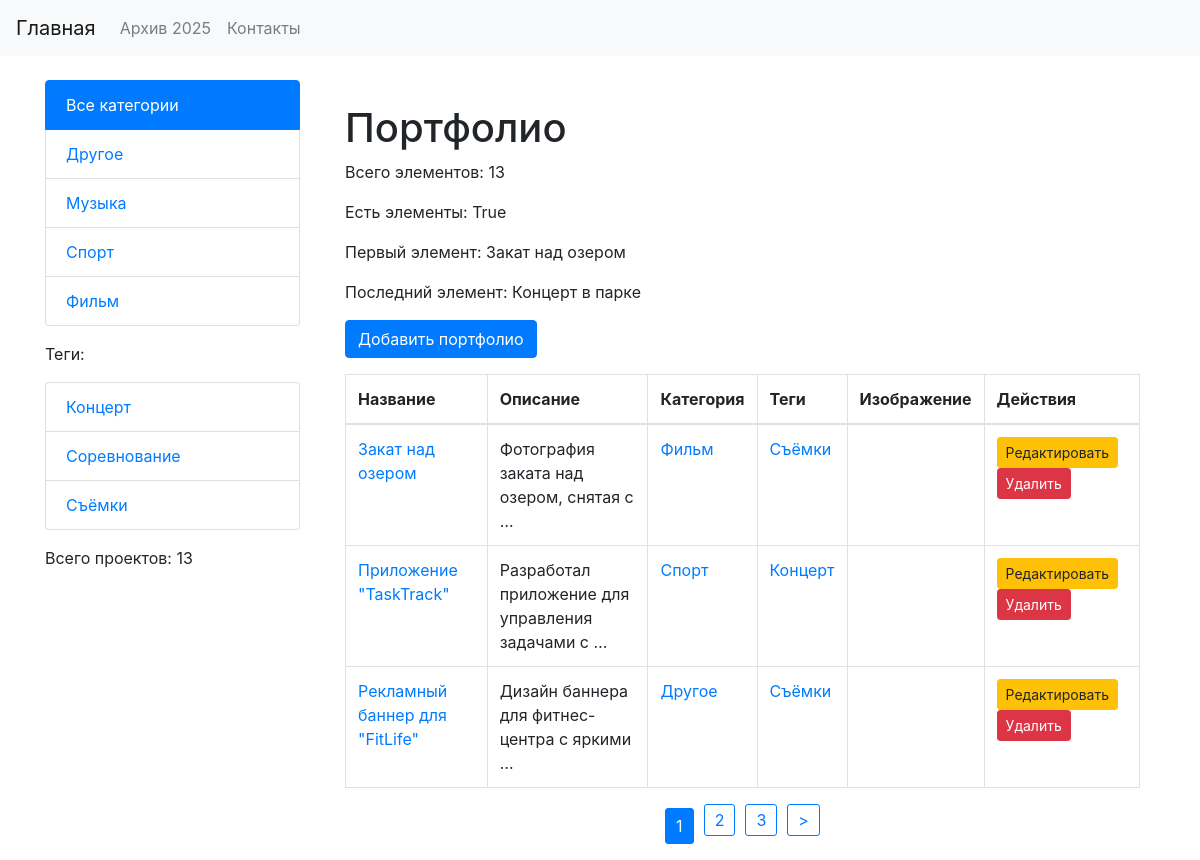
The page / on the database its author committed.
### portfolio/models.py (models this page shows, shortened)
class Category(models.Model):
    name = models.CharField("Название категории", max_length=100, db_index=True)
    slug = models.SlugField("Слаг", max_length=255, unique=True, db_index=True)
    class Meta:
        verbose_name = 'Категория'
        verbose_name_plural = 'Категории'

class Tag(models.Model):
    name = models.CharField("Название тега", max_length=100, db_index=True)
    slug = models.SlugField("Слаг", max_length=255, unique=True, db_index=True)
    class Meta:
        verbose_name = 'Тег'
        verbose_name_plural = 'Теги'

class PortfolioItem(models.Model):
    title = models.CharField("Название", max_length=255)
    description = models.TextField("Описание")
    image = models.ImageField("Изображение", upload_to='portfolio_images/', blank=True, null=True)
    created_at = models.DateTimeField("Дата создания", auto_now_add=True)
    updated_at = models.DateTimeField("Дата обновления", auto_now=True)
    slug = models.SlugField(max_length=255, unique=True, blank=True, null=True)
    is_published = models.BooleanField("Опубликовано", default=True)
    category = models.ForeignKey(
        Category,
        on_delete=models.PROTECT,
        related_name='portfolio_items',
        verbose_name="Категория",
        null=True,  # Временно, чтобы избежать ошибок
    )
    tags = models.ManyToManyField(
        Tag,
        blank=True,
        related_name='portfolio_items',
        verbose_name="Теги"
    )
    client = models.OneToOneField(
        Client,
        on_delete=models.SET_NULL,
        null=True,
        blank=True,
        related_name='portfolio_item',
        verbose_name="Клиент"
    )
    class Meta:
        verbose_name = 'Элемент портфолио'
        verbose_name_plural = 'Элементы портфолио'
    objects = models.Manager()
    published = PublishedManager()

### portfolio/views.py (the view)
# urls.py: path('', views.PortfolioListView.as_view(), name='portfolio_list'),
class PortfolioListView(DataMixin, ListView):
    model = PortfolioItem
    template_name = 'portfolio/index.html'
    context_object_name = 'items'
    title_page = 'Портфолио'
    def get_queryset(self):
        return PortfolioItem.published.all().order_by('-created_at')
    def get_context_data(self, **kwargs):
        context = super().get_context_data(**kwargs)
        context['item_count'] = self.get_queryset().count()
        context['has_items'] = context['item_count'] > 0
        context['first_item'] = self.get_queryset().first()
        context['last_item'] = self.get_queryset().last()
        return self.get_mixin_context(context)

### portfolio/converters.py (called while the page is built)
    def to_url(self, value):
        return f"{value:04d}"

### portfolio/models.py (called while the page is built)
    def get_queryset(self):
        return super().get_queryset().filter(is_published=True)

### portfolio/templatetags/portfolio_tags.py (called while the page is built)
@register.simple_tag
def portfolio_count():
    return PortfolioItem.objects.count()

@register.inclusion_tag('portfolio/partial_categories.html')
def show_categories(selected_cat_slug=None):
    categories = Category.objects.annotate(total=Count('portfolio_items')).filter(total__gt=0)
    return {'categories': categories, 'selected_cat_slug': selected_cat_slug}

@register.inclusion_tag('portfolio/partial_tags.html')
def show_tags():
    tags = Tag.objects.annotate(total=Count('portfolio_items')).filter(total__gt=0)
    return {'tags': tags}

### portfolio/utils.py (called while the page is built)
    def get_mixin_context(self, context, **kwargs):
        if self.title_page:
            context['title'] = self.title_page
        context['menu'] = menu
        context.update(kwargs)
        return context

### templates/portfolio/index.html (shortened to what this page needs)
{% extends 'portfolio/base.html' %}
{% block content %}
<div class="container mt-4">
    <h1>Портфолио</h1>
    <p>Всего элементов: {{ item_count }}</p>
    <p>Есть элементы: {{ has_items }}</p>
    {% if first_item %}
        <p>Первый элемент: {{ first_item.title }}</p>
    {% endif %}
    {% if last_item %}
        <p>Последний элемент: {{ last_item.title }}</p>
    {% endif %}
    <button type="button" class="btn btn-primary mb-3" id="create-portfolio" data-url="{% url 'portfolio:portfolio_create' %}">
        Добавить портфолио
    </button>
    <div id="portfolio-list">
        {% include 'portfolio/partial_portfolio_list.html' %}
    </div>
</div>
{% endblock %}

### templates/portfolio/base.html (shortened to what this page needs)
<!DOCTYPE html>
<html lang="ru">
<head>
    {% load static %}
    <link rel="stylesheet" href="{% static 'portfolio/bootstrap.min.css' %}">
</head>
<body>
    {% include 'portfolio/partial_nav.html' %}
    <div class="container mt-4">
        <div class="row">
            <div class="col-md-3">
                {% load portfolio_tags %}
                {% show_categories %}
                {% show_tags %}
                <div class="portfolio-count">
                    Всего проектов: {% portfolio_count %}
                </div>
            </div>
            <div class="col-md-9">
                {% block content %}{% endblock %}
                {% block pagination%}
                    {% if page_obj.has_other_pages %}
                    <nav class="list-pages">
                        <ul>
                            {% for p in paginator.page_range %}
                                {% if p >= page_obj.number|add:-2 and p <= page_obj.number|add:2 %}
                                    {% if page_obj.number == p %}
                                    <li class="page-num page-num-selected">{{ p }}</li>
                                    {% else %}
                                    <li class="page-num">
                                        <a href="?page={{ p }}">{{ p }}</a>
                                    </li>
                                    {% endif %}
                                {% endif %}
                            {% endfor %}
                            {% if page_obj.has_next %}
                            <li class="page-num">
                                <a href="?page={{ page_obj.next_page_number }}">&gt;</a>
                            </li>
                            {% endif %}
                        </ul>
                    </nav>
                    {% endif %}
                {% endblock%}
            </div>
        </div>
    </div>
</body>
</html>

### templates/portfolio/partial_nav.html (shortened to what this page needs)
<nav class="navbar navbar-expand-lg navbar-light bg-light">
    <a class="navbar-brand" href="{% url 'portfolio:portfolio_list' %}">Главная</a>
    <div class="collapse navbar-collapse" id="navbarNav">
      <ul class="navbar-nav mr-auto">
        <li class="nav-item">
          <a class="nav-link" href="{% url 'portfolio:archive_by_year' 2025 %}">Архив 2025</a>
        </li>
        <li class="nav-item">
          <a class="nav-link" href="#">Контакты</a>
        </li>
      </ul>
    </div>
  </nav>

### templates/portfolio/partial_categories.html
{% if categories %}
<ul class="list-group mb-3">
  {% if not selected_cat_slug %}
    <li class="list-group-item active">Все категории</li>
  {% else %}
    <li class="list-group-item"><a href="{% url 'portfolio:portfolio_list' %}">Все категории</a></li>
  {% endif %}
  {% for cat in categories %}
    <li class="list-group-item {% if cat.slug == selected_cat_slug %}active{% endif %}">
      <a href="{% url 'portfolio:category_detail' cat.slug %}">{{ cat.name }}</a>
    </li>
  {% endfor %}
</ul>
{% endif %}

### templates/portfolio/partial_tags.html
{% if tags %}
<p>Теги:</p>
<ul class="list-group mb-3">
  {% for tag in tags %}
    <li class="list-group-item">
      <a href="{% url 'portfolio:tag_detail' tag.slug %}">{{ tag.name }}</a>
    </li>
  {% endfor %}
</ul>
{% endif %}

### templates/portfolio/partial_portfolio_list.html (shortened to what this page needs)
{% load portfolio_tags %}
<table class="table table-bordered">
    <thead>
        <tr>
            <th>Название</th>
            <th>Описание</th>
            <th>Категория</th>
            <th>Теги</th>
            <th>Изображение</th>
            <th>Действия</th>
        </tr>
    </thead>
    <tbody>
    {% for item in items %}
        <tr>
            <td>
                {% if item.slug %}
                    <a href="{% url 'portfolio:portfolio_detail' item.slug %}">
                        {{ item.title }}
                    </a>
                {% else %}
                    {{ item.title }} (нет слага)
                {% endif %}
            </td>
            <td>{{ item.description|truncatewords:6 }}</td>
            <td><a href="{% url 'portfolio:category_detail' item.category.slug %}">{{ item.category.name }}</a></td>
            <td>
                {% for tag in item.tags.all %}
                    <a href="{% url 'portfolio:tag_detail' tag.slug %}">{{ tag.name }}</a>{% if not forloop.last %}, {% endif %}
                {% empty %}
                    Нет тегов
                {% endfor %}
            </td>
            <td>
            </td>
            <td>
                <button type="button" class="btn btn-warning btn-sm js-update-portfolio" data-url="{% url 'portfolio:portfolio_update' item.slug %}">
                    Редактировать
                </button>
                <button type="button" class="btn btn-danger btn-sm js-delete-portfolio" data-url="{% url 'portfolio:portfolio_delete' item.slug %}">
                    Удалить
                </button>
            </td>
        </tr>
    {% endfor %}
    </tbody>
</table>

### rows shown on the page
Category: name "Другое"
Category: name "Музыка"
Category: name "Спорт"
Category: name "Фильм"
Tag: name "Концерт"
Tag: name "Соревнование"
Tag: name "Съёмки"
PortfolioItem: title "Закат над озером", description "Фотография заката над озером, снятая с …", category.name "Фильм"
PortfolioItem: title "Концерт в парке"
PortfolioItem: title "Приложение \"TaskTrack\"", description "Разработал приложение для управления задачами с …", category.name "Спорт"
PortfolioItem: title "Рекламный баннер для \"FitLife\"", description "Дизайн баннера для фитнес-центра с яркими …", category.name "Другое"

### other values the page prints
{{ item_count }} "13"
{{ has_items }} "True"
{{ p }} "1"
{{ p }} "2" "3"
